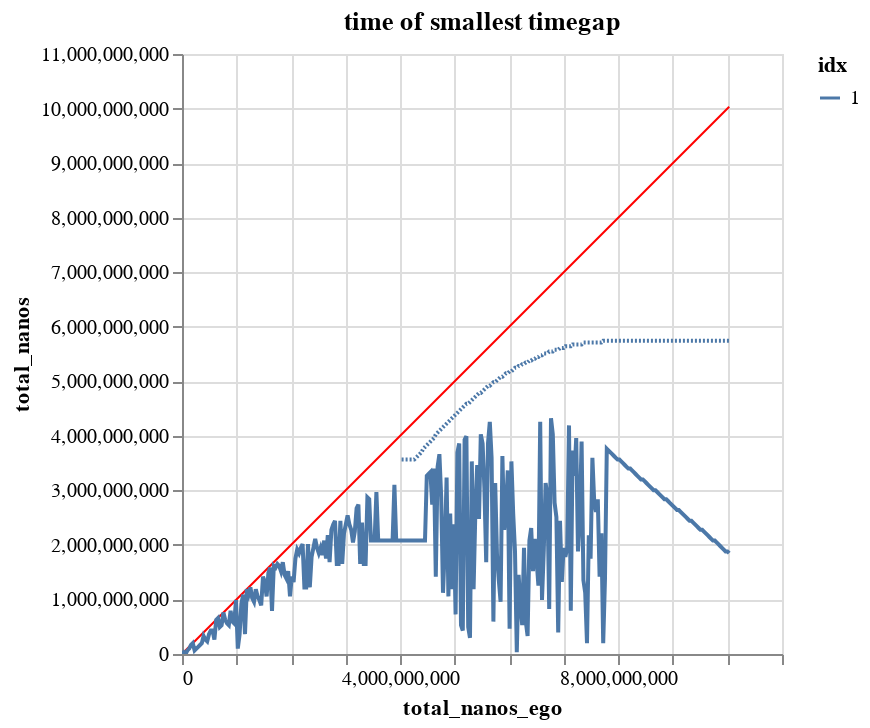

The cell this chart's notebook holds for it:
### Code cell
max_nanos = np.max(metrics["p_timegaps"].select(pl.max("total_nanos_ego", "total_nanos")).to_numpy())
min_nanos = np.min(metrics["p_timegaps"].select(pl.min("total_nanos_ego", "total_nanos")).to_numpy())

(
    alt.Chart(metrics["timegaps"].select(pl.col("total_nanos_ego", "total_nanos", "idx")))
    .mark_line(strokeDash=[1, 1])
    .encode(alt.X("total_nanos_ego:Q"), alt.Y("total_nanos:Q"), color="idx:N")
    + alt.Chart()
    .mark_rule(color="red")
    .encode(x=alt.datum(min_nanos), x2=alt.datum(max_nanos), y2=alt.datum(max_nanos), y=alt.datum(min_nanos))
    + (
        alt.Chart(metrics["p_timegaps"].select(pl.col("total_nanos_ego", "total_nanos", "idx")))
        .mark_line()
        .encode(alt.X("total_nanos_ego:Q"), alt.Y("total_nanos:Q"), color="idx:N")
    )
).properties(title="time of smallest timegap").interactive()

### Figure 1 — Vega-Lite specification as saved in the notebook (floating-point values rounded to 4 significant figures; data arrays with more than 128 entries replaced by an {"elided": "..."} marker saying what was removed)
{"config": {"view": {"continuousWidth": 300, "continuousHeight": 300}}, "layer": [{"data": {"name": "data-2a196781fc1801d7acc37cd71e0bf859"}, "mark": {"type": "line", "strokeDash": [1, 1]}, "encoding": {"color": {"field": "idx", "type": "nominal"}, "x": {"field": "total_nanos_ego", "type": "quantitative"}, "y": {"field": "total_nanos", "type": "quantitative"}}, "name": "view_2"}, {"data": {"name": "empty"}, "mark": {"type": "rule", "color": "red"}, "encoding": {"x": {"datum": 0.0}, "x2": {"datum": 10030000000.0}, "y": {"datum": 0.0}, "y2": {"datum": 10030000000.0}}}, {"data": {"name": "data-122172848142af56951c1f2de8df4138"}, "mark": {"type": "line"}, "encoding": {"color": {"field": "idx", "type": "nominal"}, "x": {"field": "total_nanos_ego", "type": "quantitative"}, "y": {"field": "total_nanos", "type": "quantitative"}}}], "params": [{"name": "param_2", "select": {"type": "interval", "encodings": ["x", "y"]}, "bind": "scales", "views": ["view_2"]}], "title": "time of smallest timegap", "$schema": "https://vega.github.io/schema/vega-lite/v5.20.1.json", "datasets": {"data-2a196781fc1801d7acc37cd71e0bf859": {"elided": "183 records"}, "empty": [{}], "data-122172848142af56951c1f2de8df4138": {"elided": "305 records"}}}
